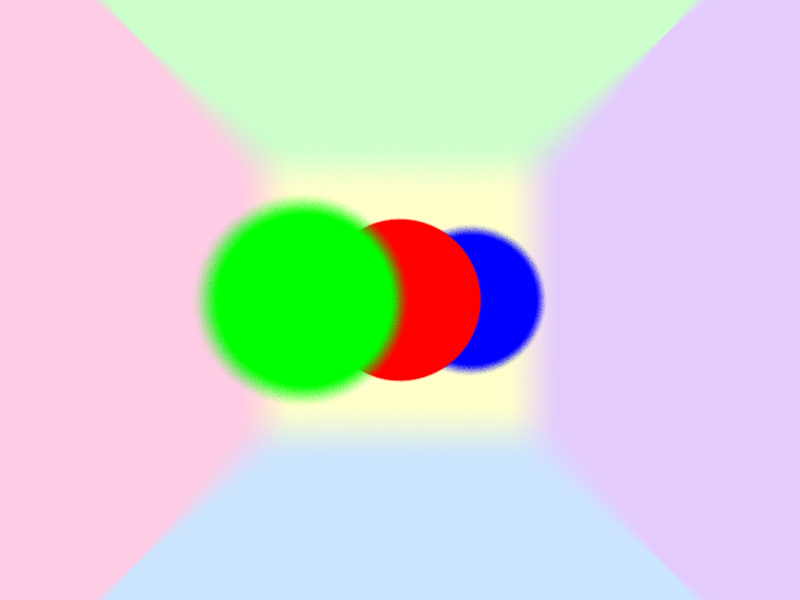
#> input picture img/40mm_f2_100.png, 800 x 600 px; its folder holds 4 pictures in this run
$ python summarize.py
#> lines starting #> are read from the running program, lines starting #| are printed output that depends on the picture; pictures that were not available may be replaced by others from this repository, and a replacement may not be noted
import os
from typing import Tuple

import matplotlib.pyplot as plt
import numpy as np
from matplotlib.image import imread


def fname_decode(filename: str) -> Tuple[int, float, int]:
    filename = '.'.join(filename.split('.')[:-1])
    l = filename.split('_')
    f = int(l[0][:-2])
    r = float(l[1][1:])
    u = int(l[2])
    return f, r, u


def fname_encode(f: int, r: float, u: int) -> str:
    if abs(r - int(r)) < 1e-8:
        r = int(r)
    return '{}mm_f{}_{}.png'.format(f, r, u)


def main():
    fs = []
    rs = []
    us = []
    for filename in os.listdir():
        if filename.split('.')[-1].lower() != 'png':
            continue
        # print(fname_encode(*fname_decode(filename)))
        f, r, u = fname_decode(filename)
        for l, v in zip([fs, rs, us], [f, r, u]):
            if v in l:
                continue
            l.append(v)

    # f/2.0, u 100mm
    r = 2.0
    u = 100
    fig, axes = plt.subplots(1, len(fs), figsize=(15, 5))
    for i, f in enumerate(sorted(fs)):
        img = imread(fname_encode(f, r, u))
#> img is the input picture: shape (600, 800, 4) float32; mean R, G, B, A 0.835, 0.838, 0.844, 1
        axes[i].imshow(img)
        axes[i].axis('off')
        axes[i].set_title('{}mm f/{} focused at {}mm'.format(f, r, u))
    plt.tight_layout()
    # plt.show()
    plt.savefig('combined/f2_100.png', bbox_inches='tight')
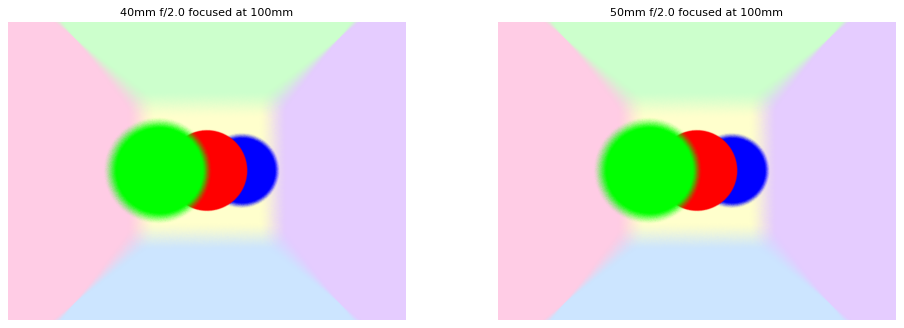
#> figure drawn by matplotlib, 2 panels

    # f 50mm, u 100mm
    f = 50
    u = 100
    fig, axes = plt.subplots(2, 3, figsize=(15, 10))
    axes = axes.flatten()
    for i, r in enumerate(sorted(rs)):
        img = imread(fname_encode(f, r, u))
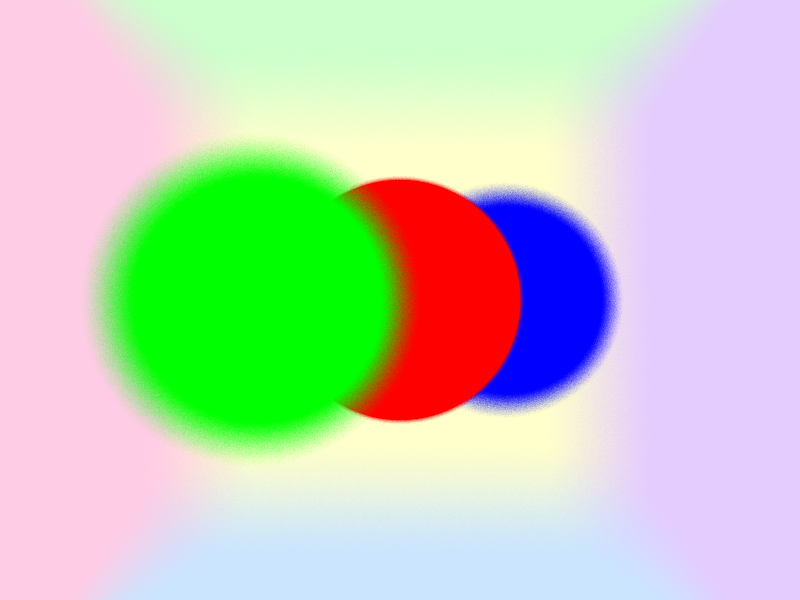
#> input picture img/50mm_f1.8_100.png, 800 x 600 px
#> img is the input picture: shape (600, 800, 4) float32; mean R, G, B, A 0.76, 0.812, 0.735, 1
        axes[i].imshow(img)
        axes[i].axis('off')
        axes[i].set_title('{}mm f/{} focused at {}mm'.format(f, r, u))
    for i in range(len(rs), len(axes)):
        axes[i].imshow(np.zeros((600, 800, 4)))  # placeholder
        axes[i].axis('off')
    plt.tight_layout()
    # plt.show()
    plt.savefig('combined/50mm_100.png', bbox_inches='tight')
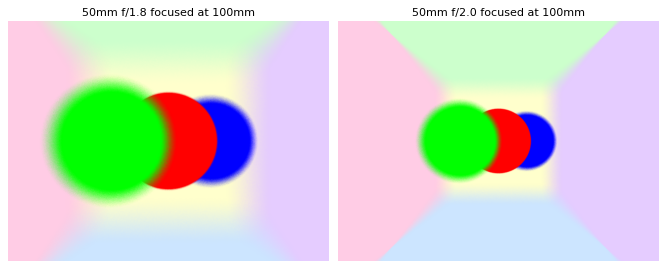
#> figure drawn by matplotlib, 6 panels

    # f 50mm, f/1.8
    f = 50
    r = 1.8
    fig, axes = plt.subplots(2, 3, figsize=(15, 10))
    axes = axes.flatten()
    for i, u in enumerate(sorted(us)):
        img = imread(fname_encode(f, r, u))
        axes[i].imshow(img)
        axes[i].axis('off')
        axes[i].set_title('{}mm f/{} focused at {}mm'.format(f, r, u))
    for i in range(len(us), len(axes)):
        axes[i].imshow(np.zeros((600, 800, 4)))  # placeholder
        axes[i].axis('off')
    plt.tight_layout()
    # plt.show()
    plt.savefig('combined/50mm_f1.8.png', bbox_inches='tight')
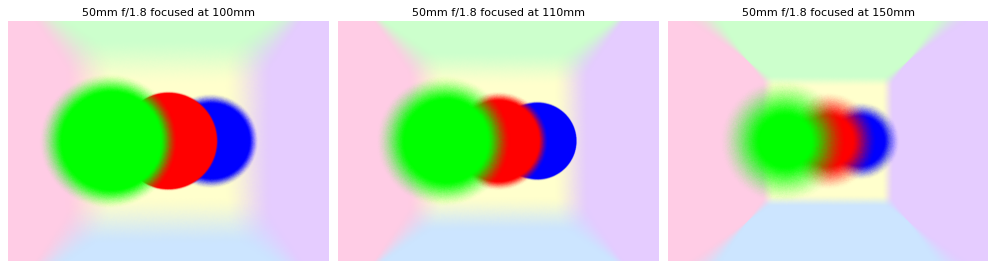
#> figure drawn by matplotlib, 6 panels


if __name__ == '__main__':
    main()
